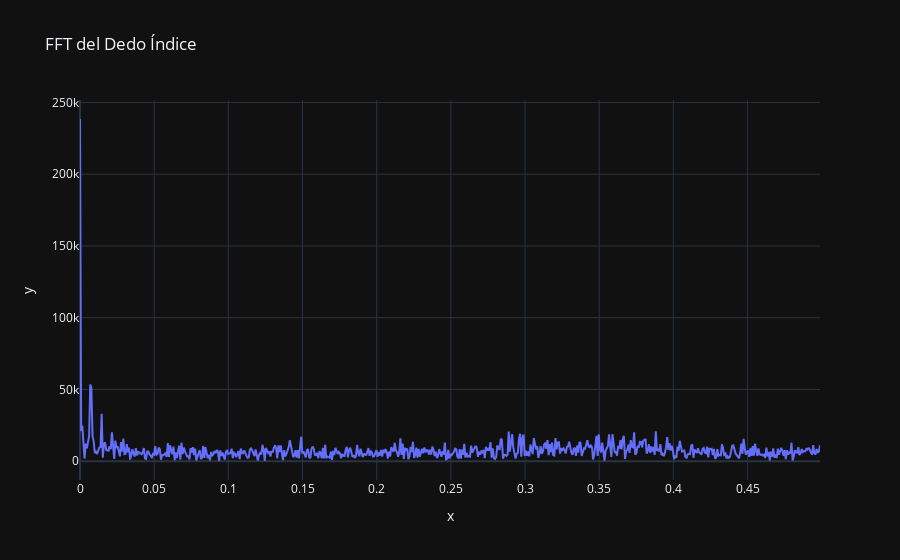
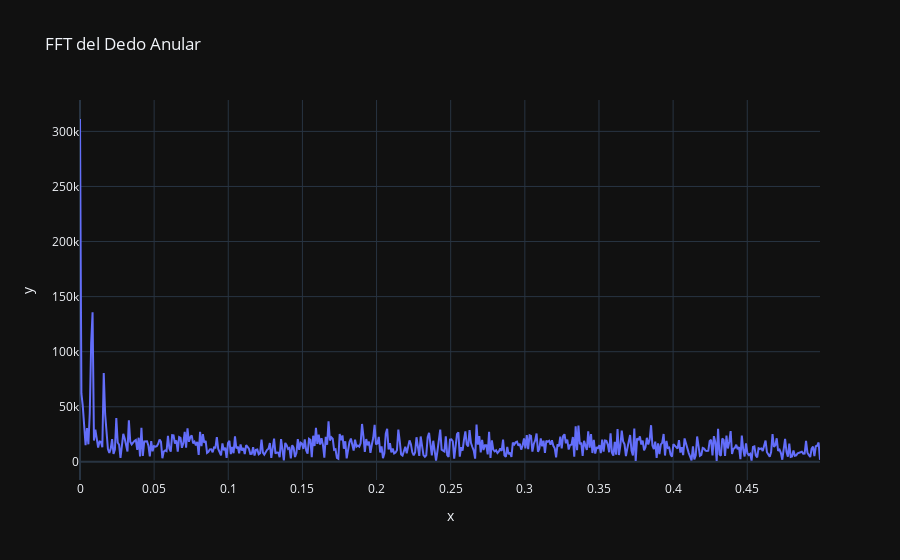

Write notebook code for charts like these, in order.
### Markdown cell above
## Analisis frecuencial (FFT)

### Code cell
# Selecciona el rango de muestras de interés (440 a 500) del dedo "Anular"
muestras_rango_anular = datos_cargados[
    (datos_cargados['Muestras'] >= 100) & 
    (datos_cargados['Muestras'] <= 1400) & 
    (datos_cargados['Dedo'] == 'Anular')
]['Valores']

# Obtén los valores de la columna 'Valores' en ese rango de muestras del dedo "Anular"


# Realiza la FFT de los valores en el rango seleccionado del dedo "Anular"
fft_valores_rango_anular = np.fft.fft(muestras_rango_anular)

# Encuentra la magnitud de las amplitudes de la FFT del dedo "Anular"
magnitud_fft_anular = np.abs(fft_valores_rango_anular)

# Encuentra las frecuencias correspondientes para el dedo "Anular"
frecuencias_anular = np.fft.fftfreq(len(muestras_rango_anular))

mitad_frecuencias_anular = frecuencias_anular[:len(frecuencias_anular)//2]
mitad_magnitudes_fft_anular = np.abs(fft_valores_rango_anular)[:len(magnitud_fft_anular)//2]

# Selecciona el rango de muestras de interés (450 a 550) del dedo "Índice"
muestras_rango_indice = datos_cargados[
    (datos_cargados['Muestras'] >= 100) & 
    (datos_cargados['Muestras'] <= 1400) & 
    (datos_cargados['Dedo'] == 'Indice')
]

# Obtén los valores de la columna 'Valores' en ese rango de muestras del dedo "Índice"
valores_rango_indice = muestras_rango_indice['Valores']

# Realiza la FFT de los valores en el rango seleccionado del dedo "Índice"
fft_valores_rango_indice = np.fft.fft(valores_rango_indice)

# Encuentra la magnitud de las amplitudes de la FFT del dedo "Índice"
magnitud_fft_indice = np.abs(fft_valores_rango_indice)

# Encuentra las frecuencias correspondientes para el dedo "Índice"
frecuencias_indice = np.fft.fftfreq(len(valores_rango_indice))
mitad_frecuencias_indice = frecuencias_indice[:len(frecuencias_indice)//2]
mitad_magnitudes_fft_indice = np.abs(fft_valores_rango_indice)[:len(magnitud_fft_indice)//2]



# Crear el gráfico de la FFT del dedo "Índice" con Plotly
fig_fft_indice = px.line(
    x=mitad_frecuencias_indice,
    y=mitad_magnitudes_fft_indice,
    template="plotly_dark",
    title="FFT del Dedo Índice",
)


# Crear el gráfico de la FFT del dedo "Anular" con Plotly
fig_fft_anular = px.line(
    x=mitad_frecuencias_anular,
    y=mitad_magnitudes_fft_anular,
    template="plotly_dark",
    title="FFT del Dedo Anular",
)


# Mostrar los gráficos interactivos utilizando Plotly
fig_fft_indice.show()
fig_fft_anular.show()

### Figure 1 — Plotly figure (JSON) as saved in the notebook; plotly's stock layout.template omitted (floating-point values rounded to 4 significant figures; data arrays with more than 128 entries replaced by an {"elided": "..."} marker saying what was removed)
{"data": [{"hovertemplate": "x=%{x}<br>y=%{y}<extra></extra>", "legendgroup": "", "line": {"color": "#636efa", "dash": "solid"}, "marker": {"symbol": "circle"}, "mode": "lines", "name": "", "orientation": "v", "showlegend": false, "type": "scatter", "x": {"elided": "650 float values"}, "xaxis": "x", "y": {"elided": "650 float values"}, "yaxis": "y"}], "layout": {"legend": {"tracegroupgap": 0}, "title": {"text": "FFT del Dedo Índice"}, "xaxis": {"anchor": "y", "domain": [0, 1], "title": {"text": "x"}}, "yaxis": {"anchor": "x", "domain": [0, 1], "title": {"text": "y"}}}}

### Figure 2 — Plotly figure (JSON) as saved in the notebook; plotly's stock layout.template omitted (floating-point values rounded to 4 significant figures; data arrays with more than 128 entries replaced by an {"elided": "..."} marker saying what was removed)
{"data": [{"hovertemplate": "x=%{x}<br>y=%{y}<extra></extra>", "legendgroup": "", "line": {"color": "#636efa", "dash": "solid"}, "marker": {"symbol": "circle"}, "mode": "lines", "name": "", "orientation": "v", "showlegend": false, "type": "scatter", "x": {"elided": "531 float values"}, "xaxis": "x", "y": {"elided": "531 float values"}, "yaxis": "y"}], "layout": {"legend": {"tracegroupgap": 0}, "title": {"text": "FFT del Dedo Anular"}, "xaxis": {"anchor": "y", "domain": [0, 1], "title": {"text": "x"}}, "yaxis": {"anchor": "x", "domain": [0, 1], "title": {"text": "y"}}}}
